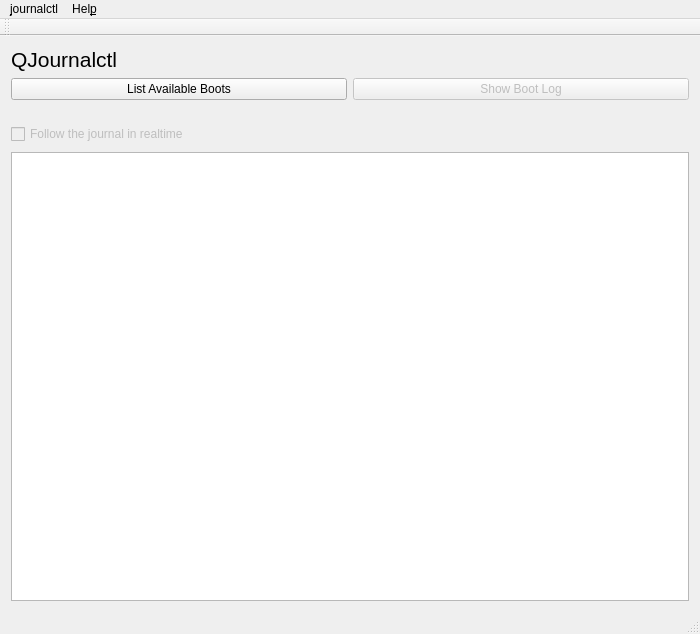
<?xml version="1.0" encoding="UTF-8"?>
<ui version="4.0">
 <class>MainWindow</class>
 <widget class="QMainWindow" name="MainWindow">
  <property name="geometry">
   <rect>
    <x>0</x>
    <y>0</y>
    <width>700</width>
    <height>634</height>
   </rect>
  </property>
  <property name="windowTitle">
   <string>QJournalctl</string>
  </property>
  <property name="windowIcon">
   <iconset resource="icon.qrc">
    <normaloff>:/ui/icon.xpm</normaloff>:/ui/icon.xpm</iconset>
  </property>
  <widget class="QWidget" name="centralWidget">
   <layout class="QGridLayout" name="gridLayout">
    <item row="1" column="0">
     <widget class="QPushButton" name="listBootsButton">
      <property name="text">
       <string>List Available Boots</string>
      </property>
     </widget>
    </item>
    <item row="1" column="1">
     <widget class="QPushButton" name="showBootLogButton">
      <property name="enabled">
       <bool>false</bool>
      </property>
      <property name="text">
       <string>Show Boot Log</string>
      </property>
     </widget>
    </item>
    <item row="0" column="0">
     <widget class="QLabel" name="label">
      <property name="font">
       <font>
        <pointsize>16</pointsize>
       </font>
      </property>
      <property name="text">
       <string>QJournalctl</string>
      </property>
     </widget>
    </item>
    <item row="5" column="0" colspan="2">
     <widget class="QTableView" name="tableView">
      <property name="sizePolicy">
       <sizepolicy hsizetype="Expanding" vsizetype="Expanding">
        <horstretch>0</horstretch>
        <verstretch>0</verstretch>
       </sizepolicy>
      </property>
      <property name="sizeAdjustPolicy">
       <enum>QAbstractScrollArea::AdjustToContents</enum>
      </property>
      <property name="editTriggers">
       <set>QAbstractItemView::NoEditTriggers</set>
      </property>
      <property name="selectionMode">
       <enum>QAbstractItemView::SingleSelection</enum>
      </property>
      <property name="selectionBehavior">
       <enum>QAbstractItemView::SelectRows</enum>
      </property>
      <attribute name="horizontalHeaderCascadingSectionResizes">
       <bool>false</bool>
      </attribute>
      <attribute name="horizontalHeaderStretchLastSection">
       <bool>true</bool>
      </attribute>
     </widget>
    </item>
    <item row="3" column="0">
     <widget class="QCheckBox" name="realtimeCheckBox">
      <property name="enabled">
       <bool>false</bool>
      </property>
      <property name="text">
       <string>Follow the journal in realtime</string>
      </property>
      <property name="checked">
       <bool>false</bool>
      </property>
     </widget>
    </item>
    <item row="2" column="0">
     <spacer name="verticalSpacer">
      <property name="orientation">
       <enum>Qt::Vertical</enum>
      </property>
      <property name="sizeType">
       <enum>QSizePolicy::Minimum</enum>
      </property>
      <property name="sizeHint" stdset="0">
       <size>
        <width>20</width>
        <height>18</height>
       </size>
      </property>
     </spacer>
    </item>
    <item row="4" column="0">
     <spacer name="verticalSpacer_2">
      <property name="orientation">
       <enum>Qt::Vertical</enum>
      </property>
      <property name="sizeType">
       <enum>QSizePolicy::Fixed</enum>
      </property>
      <property name="sizeHint" stdset="0">
       <size>
        <width>20</width>
        <height>2</height>
       </size>
      </property>
     </spacer>
    </item>
   </layout>
  </widget>
  <widget class="QMenuBar" name="menuBar">
   <property name="geometry">
    <rect>
     <x>0</x>
     <y>0</y>
     <width>700</width>
     <height>30</height>
    </rect>
   </property>
   <widget class="QMenu" name="menuJournalctl_Analyzer_Demo">
    <property name="title">
     <string>&amp;journalctl</string>
    </property>
    <addaction name="separator"/>
    <addaction name="actionLoadBoots"/>
    <addaction name="actionShowCompleteJournal"/>
    <addaction name="actionSizeOfTheJournalOnTheDisk"/>
    <addaction name="separator"/>
    <addaction name="actionQuit"/>
   </widget>
   <widget class="QMenu" name="menuOK">
    <property name="title">
     <string>Hel&amp;p</string>
    </property>
    <addaction name="actionAbout"/>
   </widget>
   <addaction name="menuJournalctl_Analyzer_Demo"/>
   <addaction name="menuOK"/>
  </widget>
  <widget class="QToolBar" name="mainToolBar">
   <attribute name="toolBarArea">
    <enum>TopToolBarArea</enum>
   </attribute>
   <attribute name="toolBarBreak">
    <bool>false</bool>
   </attribute>
  </widget>
  <widget class="QStatusBar" name="statusBar"/>
  <action name="actionLoadBoots">
   <property name="text">
    <string>&amp;List available boots</string>
   </property>
  </action>
  <action name="actionAbout">
   <property name="text">
    <string>&amp;About</string>
   </property>
  </action>
  <action name="actionShowCompleteJournal">
   <property name="text">
    <string>&amp;Show complete journal</string>
   </property>
  </action>
  <action name="actionSizeOfTheJournalOnTheDisk">
   <property name="text">
    <string>Size &amp;of the journal on the disk</string>
   </property>
  </action>
  <action name="actionQuit">
   <property name="text">
    <string>&amp;Quit</string>
   </property>
  </action>
 </widget>
 <layoutdefault spacing="6" margin="11"/>
 <resources>
  <include location="icon.qrc"/>
 </resources>
 <connections/>
 <slots>
  <slot>ListBoots()</slot>
 </slots>
</ui>
